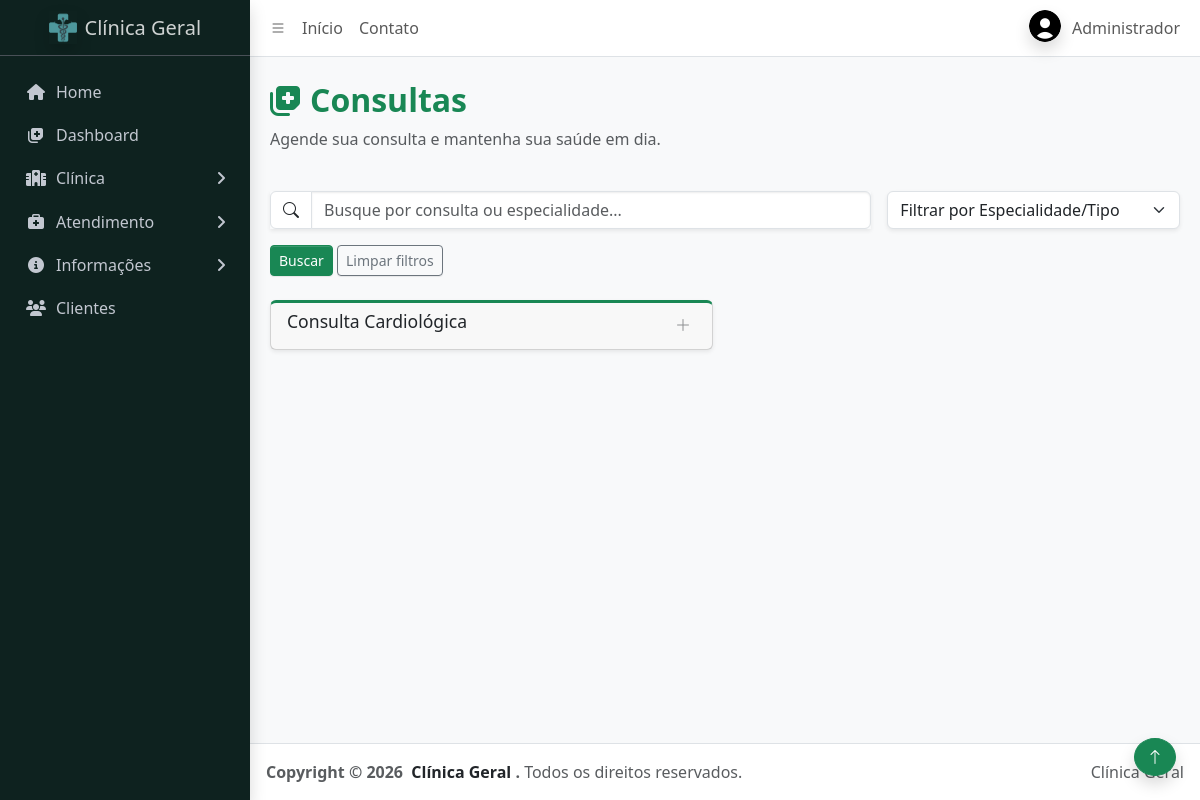
Page /paginas/consultas.php (signed in) on the committed database.
### tables this page shows
CREATE TABLE usuarios (
    id INT AUTO_INCREMENT PRIMARY KEY,

    nome VARCHAR(120) NOT NULL,
    cpf VARCHAR(14) UNIQUE NOT NULL,
    email VARCHAR(150) NOT NULL UNIQUE,
    telefone VARCHAR(20),

    cep VARCHAR(9),
    endereco VARCHAR(150),
    numero VARCHAR(10),
    bairro VARCHAR(100),
    cidade VARCHAR(100),
    estado CHAR(2),

    foto VARCHAR(255) DEFAULT 'assets/img/padrao.png',

    senha VARCHAR(255) NOT NULL,
    tipo ENUM('admin','cliente') NOT NULL DEFAULT 'cliente',

    criado_em TIMESTAMP DEFAULT CURRENT_TIMESTAMP
);

CREATE TABLE servicos (
    id INT AUTO_INCREMENT PRIMARY KEY,
    nome VARCHAR(120) NOT NULL,
    categoria ENUM('consulta','exame','cirurgia') NOT NULL,
    descricao TEXT NOT NULL,
    preco DECIMAL(10,2) NOT NULL,
    imagem VARCHAR(255) NOT NULL,
    status ENUM('ativo','inativo') NOT NULL DEFAULT 'ativo',
    criado_em TIMESTAMP DEFAULT CURRENT_TIMESTAMP
);

### auth/funcs.php (called while the page is built, shortened)
<?php
function url_path(string $relativePath): string
{
    return '/ClinicaPHP/' . ltrim($relativePath, '/');
}
function foto_usuario_url(?string $foto): string
{
    $caminhoFoto = $foto ?: 'assets/img/padrao.png';
    $url = url_path($caminhoFoto);
    $arquivoFoto = __DIR__ . '/../' . ltrim($caminhoFoto, '/');
    if (is_file($arquivoFoto)) {
        $url .= '?v=' . filemtime($arquivoFoto);
    }
    return $url;
}
function usuario_logado(): bool
{
    return !empty($_SESSION['usuario_id']);
 }
function usuario(): array
{
    return [
        'id' => $_SESSION['usuario_id'] ?? null,
        'nome' => $_SESSION['nome'] ?? '',
        'tipo' => $_SESSION['tipo'] ?? '',
        'foto' => $_SESSION['foto'] ?? '',
    ];
}
function is_admin(): bool
{
    return usuario_logado() && ($_SESSION['tipo'] ?? '') === 'admin';
}
function esc(string $valor): string
{
    return htmlspecialchars($valor, ENT_QUOTES, 'UTF-8');
}

### database/usuarios/usuario_funcs.php (called while the page is built, shortened)
<?php
require_once __DIR__ . '/../conexao.php';
function buscar_usuario_por_id(int $id): ?array
{
    global $conexao;
    $sql = 'SELECT * FROM usuarios WHERE id = :id LIMIT 1';
    $stmt = $conexao->prepare($sql);
    $stmt->execute([
        'id' => $id
    ]);
    $usuario = $stmt->fetch(PDO::FETCH_ASSOC);
    return $usuario ?: null;
}

### database/servicos/servicos_funcs.php (called while the page is built, shortened)
<?php
require_once __DIR__ . '/../conexao.php';
function listar_servicos_por_categoria(string $categoria): array
{
    global $conexao;
    $sql = "SELECT id, nome, categoria, descricao, preco, imagem
            FROM servicos
            WHERE status = 'ativo'
            AND categoria = :categoria
            ORDER BY criado_em DESC";
    $stmt = $conexao->prepare($sql);
    $stmt->execute([
        'categoria' => $categoria
    ]);
    return $stmt->fetchAll(PDO::FETCH_ASSOC);
}

### paginas/consultas.php (the view, shortened to what this page needs)
<?php
require_once __DIR__ . '/../database/servicos/servicos_funcs.php';
$consultas = listar_servicos_por_categoria('consulta');
$busca = trim($_GET['busca'] ?? '');
$filtro = trim($_GET['filtro'] ?? '');
$consultasFiltradas = array_filter($consultas, function ($consulta) use ($busca, $filtro) {
    $nome = mb_strtolower($consulta['nome']);
    $descricao = mb_strtolower($consulta['descricao']);
    $buscaLower = mb_strtolower($busca);
    $passaBusca = $busca === ''
        || str_contains($nome, $buscaLower)
        || str_contains($descricao, $buscaLower);
    $passaFiltro = $filtro === ''
        || str_contains($nome, mb_strtolower($filtro))
        || str_contains($descricao, mb_strtolower($filtro));
    return $passaBusca && $passaFiltro;
});
require_once __DIR__ . '/../partials/header.php';
?>
<main class="app-main">
    <div class="app-content mt-4">
        <div class="container pb-4">
            <div class="row mb-4">
                <div class="col-12">
                    <h2 class="fw-bold text-success">
                        <i class="fas fa-notes-medical me-2"></i>Consultas
                    </h2>
                    <p class="text-muted">Agende sua consulta e mantenha sua saúde em dia.</p>
                </div>
            </div>
            <form method="GET" class="row g-3 mb-4">
                <div class="col-md-8">
                    <div class="input-group shadow-sm">
                        <span class="input-group-text bg-white">
                            <i class="bi bi-search"></i>
                        </span>
                        <input
                            type="text"
                            name="busca"
                            class="form-control"
                            placeholder="Busque por consulta ou especialidade..."
                            value="<?= esc($busca) ?>">
                    </div>
                </div>
                <div class="col-md-4">
                    <select name="filtro" class="form-select shadow-sm" onchange="this.form.submit()">
                        <option value="">Filtrar por Especialidade/Tipo</option>
                    </select>
                </div>
                <div class="col-12">
                    <button type="submit" class="btn btn-success btn-sm">
                        Buscar
                    </button>
                    <a href="<?= esc(url_path('paginas/consultas.php')) ?>" class="btn btn-outline-secondary btn-sm">
                        Limpar filtros
                    </a>
                </div>
            </form>
            <div class="row g-4">
                <?php foreach ($consultasFiltradas as $consulta): ?>
                    <div class="col-md-6">
                        <div class="card card-outline card-success collapsed-card shadow-sm">
                            <div class="card-header">
                                <h3 class="card-title">
                                    <?= esc($consulta['nome']) ?>
                                </h3>
                                <div class="card-tools">
                                    <button type="button" class="btn btn-tool" data-lte-toggle="card-collapse">
                                        <i data-lte-icon="expand" class="bi bi-plus-lg"></i>
                                    </button>
                                </div>
                            </div>
                        </div>
                    </div>
                <?php endforeach; ?>
            </div>
        </div>
    </div>
</main>
<?php require_once __DIR__ . '/../partials/footer.php'; ?>

### partials/header.php (shortened to what this page needs)
<?php
require_once __DIR__ . '/../auth/funcs.php';
require_once __DIR__ . '/../database/usuarios/usuario_funcs.php';
$usuario = usuario();
if (usuario_logado()) {
    $usuarioAtualizado = buscar_usuario_por_id((int) $usuario['id']);
    if ($usuarioAtualizado) {
        $usuario = usuario();
    }
}
$fotoPerfil = 'assets/img/padrao.png';
if (
    usuario_logado() &&
    isset($usuario['foto']) &&
    !empty($usuario['foto'])
) {
    $fotoPerfil = $usuario['foto'];
}
?>
<!DOCTYPE html>
<html lang="pt-br">
<head>
    <link rel="stylesheet" href="<?= esc(url_path('css/adminlte.css')) ?>">
    <link rel="stylesheet" href="<?= esc(url_path('css/meucss.css')) ?>">
    <link rel="stylesheet" href="https://cdn.jsdelivr.net/npm/@fontsource/source-sans-3@5.0.12/index.css">
    <link rel="stylesheet" href="https://cdn.jsdelivr.net/npm/overlayscrollbars@2.11.0/styles/overlayscrollbars.min.css">
    <link rel="stylesheet" href="https://cdn.jsdelivr.net/npm/bootstrap-icons@1.13.1/font/bootstrap-icons.min.css">
    <link href="https://cdn.jsdelivr.net/npm/bootstrap@5.3.3/dist/css/bootstrap.min.css" rel="stylesheet">
    <link rel="stylesheet" href="https://cdnjs.cloudflare.com/ajax/libs/font-awesome/6.5.1/css/all.min.css">
</head>
<body class="layout-fixed sidebar-expand-lg sidebar-open bg-body-tertiary">
    <div class="app-wrapper">
        <nav class="app-header navbar navbar-expand bg-body">
            <div class="container-fluid">
                <ul class="navbar-nav">
                    <li class="nav-item">
                        <a class="nav-link" data-lte-toggle="sidebar" href="#" role="button">
                            <i class="bi bi-list"></i>
                        </a>
                    </li>
                    <li class="nav-item d-none d-md-block">
                        <a href="<?= esc(url_path('paginas/index.php')) ?>" class="nav-link">Início</a>
                    </li>
                    <li class="nav-item d-none d-md-block">
                        <a href="<?= esc(url_path('paginas/contato.php')) ?>" class="nav-link">Contato</a>
                    </li>
                </ul>
                <ul class="navbar-nav ms-auto">
                    <li class="nav-item dropdown user-menu">
                        <a href="#" class="nav-link dropdown-toggle" data-bs-toggle="dropdown">
                            <img src="<?= esc(foto_usuario_url($fotoPerfil)) ?>" class="user-image rounded-circle shadow" alt="Foto do usuário">
                            <span class="d-none d-md-inline">
                                <?= usuario_logado() ? esc($usuario['nome']) : 'Usuário' ?>
                            </span>
                        </a>
                    </li>
                </ul>
            </div>
        </nav>
        <aside class="app-sidebar cg-bg-primaria shadow" data-bs-theme="dark">
            <div class="sidebar-brand">
                <a href="<?= esc(url_path('paginas/index.php')) ?>" class="brand-link">
                    <img src="<?= esc(url_path('assets/img/logo-clinica.png')) ?>" alt="Clinica Logo" class="brand-image opacity-10 shadow">
                    <span class="brand-text fw-light">Clínica Geral</span>
                </a>
            </div>
            <div class="sidebar-wrapper">
                <nav class="mt-2">
                    <ul class="nav sidebar-menu flex-column" data-lte-toggle="treeview" role="navigation" data-accordion="false" id="navigation">
                        <li class="nav-item">
                            <a href="<?= esc(url_path('paginas/index.php')) ?>" class="nav-link">
                                <i class="nav-icon fas fa-home"></i>
                                <p>Home</p>
                            </a>
                        </li>
                        <?php if (is_admin()): ?>
                            <li class="nav-item">
                                <a href="<?= esc(url_path('admin/dashboard.php')) ?>" class="nav-link">
                                    <i class="nav-icon fas fa-notes-medical"></i>
                                    <p>Dashboard</p>
                                </a>
                            </li>
                        <?php endif; ?>
                        <li class="nav-item">
                            <a href="#" class="nav-link">
                                <i class="nav-icon fas fa-hospital"></i>
                                <p>
                                    Clínica
                                </p>
                            </a>
                        </li>
                        <li class="nav-item">
                            <a href="#" class="nav-link">
                                <i class="nav-icon fas fa-briefcase-medical"></i>
                                <p>
                                    Atendimento
                                </p>
                            </a>
                        </li>
                        <li class="nav-item">
                            <a href="#" class="nav-link">
                                <i class="nav-icon fas fa-circle-info"></i>
                                <p>
                                    Informações
                                </p>
                            </a>
                        </li>
                        <li class="nav-item">
                            <a href="<?= esc(url_path('paginas/clientes.php')) ?>" class="nav-link">
                                <i class="nav-icon fas fa-users"></i>
                                <p>Clientes</p>
                            </a>
                        </li>
                    </ul>
                </nav>
            </div>
        </aside>

### css/meucss.css (style rules this page uses)
:root { --cg-azul-turquesa: #0e221f; --cg-ciano: #68b8b4; }
.cg-bg-primaria { background-color: var(--cg-azul-turquesa) !important; }

### rows in the picture
usuarios: foto (picture), nome "Administrador"
servicos: nome "Consulta Cardiológica"
